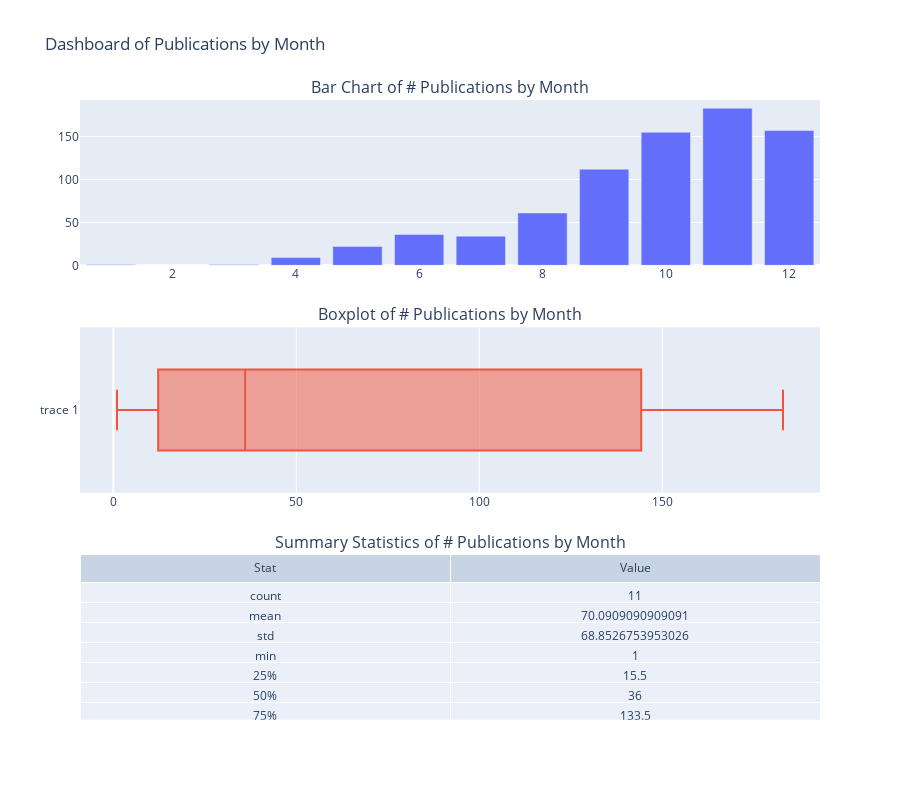

Notebook code cell kept with this figure:
### Code cell
#create dashboard to visualize publications by month, trend over time, and summary statistics

#define subplot figure contents
fig = make_subplots(
    rows=3, cols=1,
    subplot_titles=("Bar Chart of # Publications by Month", "Boxplot of # Publications by Month", "Summary Statistics of # Publications by Month"),
    shared_xaxes=False,
    vertical_spacing=0.1,
    specs=[[{"type": "bar"}],
           [{"type": "box"}],
           [{"type": "table"}]])

#create histogram in first row
fig.add_trace(go.Bar(x=pubs_by_month.index, y=pubs_by_month.values, name='Bar Chart of # Publications by Month'), row=1, col=1 )


#create boxplot in second row
fig.add_trace(go.Box(x=pubs_by_month), row=2,col=1 )

#create summary statistics table in thirs row
fig.add_trace(go.Table(header=dict(values=['Stat', 'Value']), 
                       cells=dict(values=[pubs_by_month_summary.index, pubs_by_month_summary.values])), row=3, col=1)

#define layout
fig.update_layout(
    height=800,
    showlegend=False,
    title_text="Dashboard of Publications by Month")

fig.show()

### Figure 1 — Plotly figure (JSON) as saved in the notebook; plotly's stock layout.template omitted (floating-point values rounded to 4 significant figures)
{"data": [{"name": "Bar Chart of # Publications by Month", "type": "bar", "x": [11, 12, 10, 9, 8, 6, 7, 5, 4, 3, 1], "xaxis": "x", "y": [183, 157, 155, 112, 61, 36, 34, 22, 9, 1, 1], "yaxis": "y"}, {"type": "box", "x": [183, 157, 155, 112, 61, 36, 34, 22, 9, 1, 1], "xaxis": "x2", "yaxis": "y2"}, {"cells": {"values": [["count", "mean", "std", "min", "25%", "50%", "75%", "max"], [11, 70.09, 68.85, 1, 15.5, 36, 133.5, 183]]}, "domain": {"x": [0, 1], "y": [0, 0.2667]}, "header": {"values": ["Stat", "Value"]}, "type": "table"}], "layout": {"annotations": [{"font": {"size": 16}, "showarrow": false, "text": "Bar Chart of # Publications by Month", "x": 0.5, "xanchor": "center", "xref": "paper", "y": 1, "yanchor": "bottom", "yref": "paper"}, {"font": {"size": 16}, "showarrow": false, "text": "Boxplot of # Publications by Month", "x": 0.5, "xanchor": "center", "xref": "paper", "y": 0.6333, "yanchor": "bottom", "yref": "paper"}, {"font": {"size": 16}, "showarrow": false, "text": "Summary Statistics of # Publications by Month", "x": 0.5, "xanchor": "center", "xref": "paper", "y": 0.2667, "yanchor": "bottom", "yref": "paper"}], "height": 800, "showlegend": false, "title": {"text": "Dashboard of Publications by Month"}, "xaxis": {"anchor": "y", "domain": [0, 1]}, "xaxis2": {"anchor": "y2", "domain": [0, 1]}, "yaxis": {"anchor": "x", "domain": [0.7333, 1]}, "yaxis2": {"anchor": "x2", "domain": [0.3667, 0.6333]}}}
